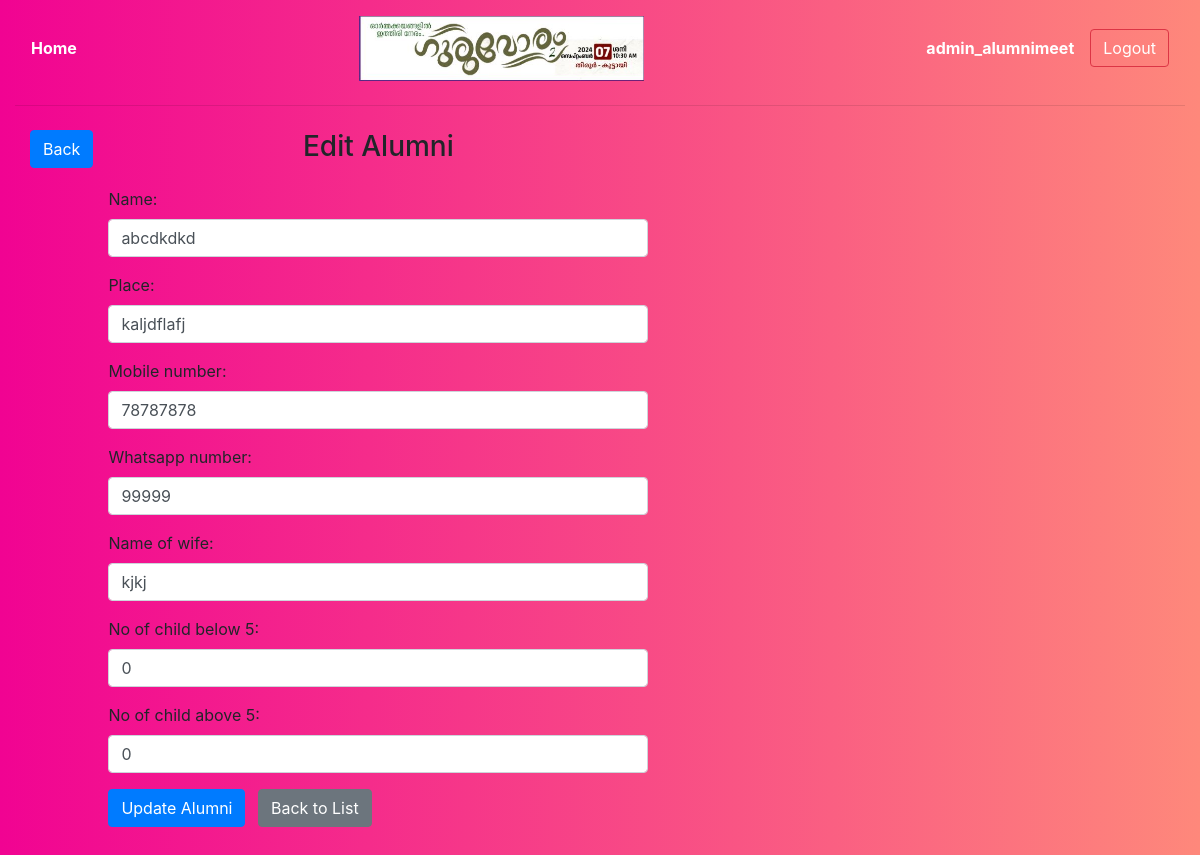
The page /alumni_update/14/ (signed in) on the database its author committed.
### register_app/models.py (models this page shows)
class Alumni(models.Model):
    name = models.CharField(max_length=100)
    place = models.CharField(max_length=100)
    mobile_number = models.CharField(max_length=15, unique=True)
    whatsapp_number = models.CharField(max_length=15)
    name_of_wife = models.CharField(max_length=15, blank=True, default=None)
    no_of_child_below_5 = models.IntegerField(default=0)
    no_of_child_above_5 = models.IntegerField(default=0)
    is_registered = models.BooleanField(default=False)
    class Meta:
        ordering = ['name']

### register_app/views.py (the view)
# urls.py: path('alumni_update/<int:pk>/', alumni_update, name="alumni_update"),
@login_required
def alumni_update(request, pk):
    alumni = get_object_or_404(Alumni, pk=pk)
    if request.method == 'POST':
        form = AlumniForm(request.POST, instance=alumni)
        if form.is_valid():
            form.save()
            return redirect('alumni_list')
    else:
        form = AlumniForm(instance=alumni)
    return render(request, 'alumni/alumni_registration.html', {'form': form})

### register_app/forms.py
class AlumniForm(forms.ModelForm):
    class Meta:
        model = Alumni
        fields = ['name', 'place', 'mobile_number', 'whatsapp_number', 'name_of_wife', 'no_of_child_below_5', 'no_of_child_above_5']
    def __init__(self, *args, **kwargs):
        super().__init__(*args, **kwargs)
        for field in self.fields.values():
            field.widget.attrs.update({'class': 'form-control'})
        self.fields['name_of_wife'].required = False

### templates/alumni/alumni_registration.html (shortened to what this page needs)
{% extends 'admin/base.html' %}
{% block content %}
<div class="container my-4">
    <div class="row">
        <div class="home-button text-center">
            <a href="{% url 'alumni_list' %}" class="btn btn-primary">Back</a>
        </div>
        <main class="col-md-6">
            <div class="row justify-content-center">
                <div class="home-button text-center">
                    <h3 class="mb-4 text-center">{% if form.instance.pk %}Edit{% else %}Add{% endif %} Alumni</h3>
                </div>
            </div>
            <form method="post">
                <div class="form-group">
                    {% for field in form %}
                        <div class="form-group">
                            {{ field.label_tag }}
                            {{ field }}
                        </div>
                    {% endfor %}
                </div>
                <button type="submit" class="btn btn-primary">
                    {% if form.instance.pk %}Update{% else %}Add{% endif %} Alumni
                </button>
                <a href="{% url 'alumni_list' %}" class="btn btn-secondary ml-2">Back to List</a>
            </form>
        </main>
    </div>
</div>
{% endblock %}

### templates/admin/base.html (shortened to what this page needs)
{% load static %}
<head>
    <link rel="stylesheet" href="https://stackpath.bootstrapcdn.com/bootstrap/4.3.1/css/bootstrap.min.css">
</head>
<body style="background: linear-gradient(to right, #f10392, #fe887b);">
    <div class="container-fluid">
        <header>
            <nav class="navbar navbar-light bg-gradient-light justify-content-between mt-2">
                <div class="d-flex w-100 justify-content-between align-items-center">
                    {% if user.is_authenticated %}
                        <a href="{% url 'admin_dashboard' %}" class="text-white"><strong>Home</strong></a>
                    {% endif %}
                    <img class="mx-auto d-block" src="{% static 'images/banner_alumni_meet.jpg' %}" style="width: 25%;" alt="Alumni Meet Banner">
                    <div class="d-flex align-items-center">
                        {% if user.is_authenticated %}
                            <span class="navbar-text mr-3 text-white">
                                <strong>{{ user.username }}</strong>
                            </span>
                            <a href="{% url 'logout' %}" class="btn btn-outline-danger my-2 my-sm-0 text-white">Logout</a>
                        {% else %}
                            <a href="{% url 'login' %}" class="btn btn-outline-primary my-2 my-sm-0">Login</a>
                        {% endif %}
                    </div>
                </div>
            </nav>
        </header>
        <hr>
        <section>
            {% block content %}
            {% endblock %}
        </section>
    </div>
</body>

### rows shown on the page
Alumni: form "abcdkdkd" "kaljdflafj" "78787878" "99999" "kjkj" "0" "0"

### other values the page prints
{{ user.username }} "admin_alumnimeet"
{{ field.label_tag }} "Name:" "Place:" "Mobile number:" "Whatsapp number:" "Name of wife:" "No of child below 5:" "No of child above 5:"
